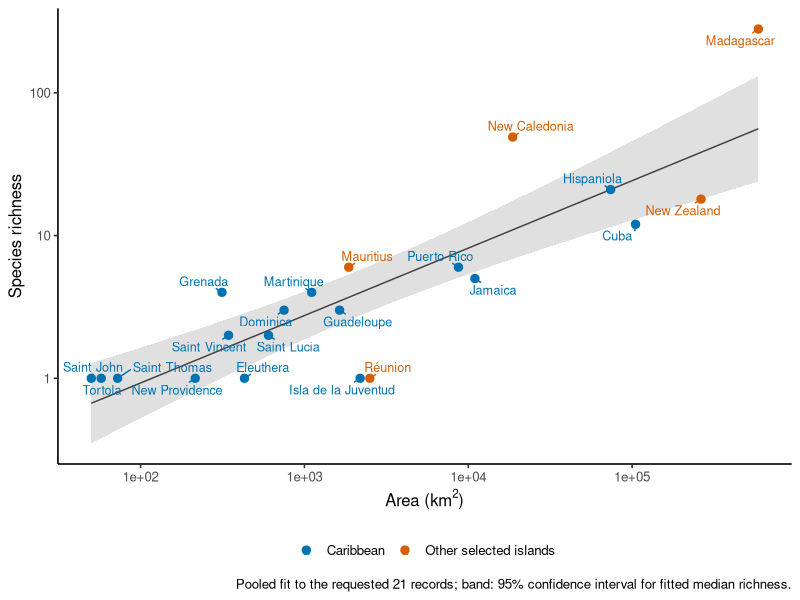
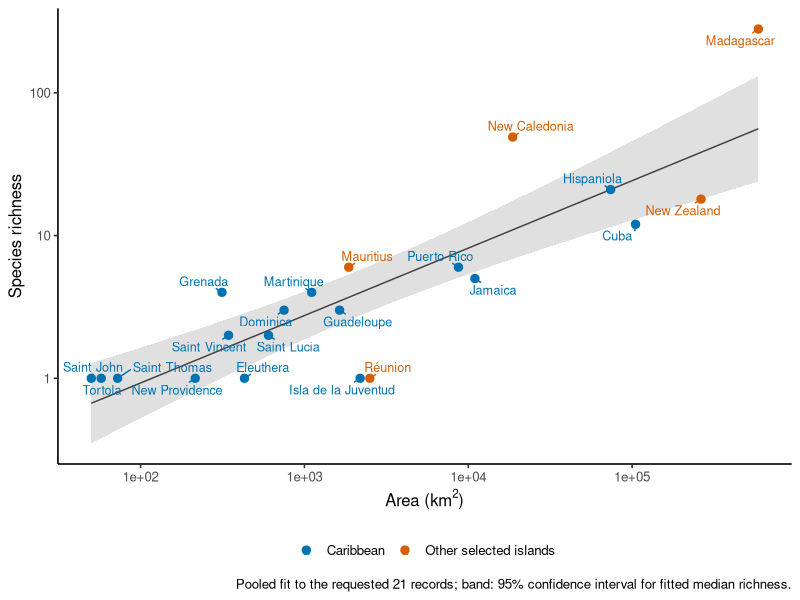

R code for these plots, in order: (Note: this script raises an error after producing the figures.)
# Run from paleo-islands. Requested geographic subset; original workbook unchanged.
library(readxl)
library(ggplot2)
library(ggrepel)
d <- as.data.frame(read_excel('data/richness/island-richness-area.xlsx',sheet='Island richness'))
d <- d[d$region=='Caribbean' | d$island %in% c('Réunion','Mauritius','Madagascar','New Caledonia'),c('island','region','n_sp','area_km2')]
# User-supplied NZ richness; provisional national land area from Australian DFAT.
# https://www.dfat.gov.au/geo/new-zealand/new-zealand-country-brief
# This differs from the Global Islands v3 polygon source used for the other records.
d <- rbind(d,data.frame(island='New Zealand',region='Australasian',n_sp=18,area_km2=263310))
d$group <- factor(ifelse(d$region=='Caribbean','Caribbean','Other selected islands'))
d$x <- log(d$area_km2);d$y <- log(d$n_sp)
out <- 'area-estimation/results/selected-21'
plots.dir <- 'area-estimation/plots/selected-21'
dir.create(out,recursive=TRUE,showWarnings=FALSE)
dir.create(plots.dir,recursive=TRUE,showWarnings=FALSE)
write.csv(d,file.path(out,'input.csv'),row.names=FALSE)
forms <- list(pooled=y~x,group_intercepts=y~x+group,group_slopes=y~x*group)
scores <- data.frame();coefficients <- data.frame()
fits <- list()
for(name in names(forms)) {
 f <- lm(forms[[name]],data=d);fits[[name]] <- f
 pred <- numeric(nrow(d))
 for(i in seq_len(nrow(d))) pred[i] <- predict(lm(forms[[name]],data=d[-i, ]),d[i, ])
 k <- attr(logLik(f),'df')
 scores <- rbind(scores,data.frame(model=name,n=nrow(d),R2=summary(f)$r.squared,
  adjusted_R2=summary(f)$adj.r.squared,AICc=AIC(f)+2*k*(k+1)/(nrow(d)-k-1),LOO_log_RMSE=sqrt(mean((d$y-pred)^2))))
 coefficients <- rbind(coefficients,data.frame(model=name,term=names(coef(f)),estimate=coef(f),confint(f),p=summary(f)$coefficients[,4]))
}
sensitivity <- data.frame()
subsets <- list(all=d,without_Madagascar=d[d$island!='Madagascar', ],Caribbean=d[d$group=='Caribbean', ],other_five=d[d$group!='Caribbean', ])
for(name in names(subsets)) {
 a <- subsets[[name]];f <- lm(y~x,a);ci<-confint(f)
 sensitivity <- rbind(sensitivity,data.frame(subset=name,n=nrow(a),slope=coef(f)[2],lower=ci[2,1],upper=ci[2,2],R2=summary(f)$r.squared,p=summary(f)$coefficients[2,4]))
}
f <- fits$pooled
r <- cor.test(d$area_km2,d$n_sp,method='spearman',exact=FALSE)
write.csv(scores,file.path(out,'models.csv'),row.names=FALSE)
write.csv(coefficients,file.path(out,'coefficients.csv'),row.names=FALSE)
write.csv(sensitivity,file.path(out,'sensitivity.csv'),row.names=FALSE)
capture.output(summary(f),confint(f),r,file=file.path(out,'statistics.txt'))
# Show pooled regression only, with labels for every observation.
grid <- data.frame(x=seq(min(d$x),max(d$x),length.out=200))
ci <- predict(f,grid,interval='confidence')
grid$area<-exp(grid$x);grid$fit<-exp(ci[,1]);grid$lower<-exp(ci[,2]);grid$upper<-exp(ci[,3])
p <- ggplot(d,aes(area_km2,n_sp))+
 geom_ribbon(data=grid,aes(x=area,ymin=lower,ymax=upper),inherit.aes=FALSE,fill='grey88')+
 geom_line(data=grid,aes(area,fit),inherit.aes=FALSE,colour='grey25')+
 geom_point(aes(colour=group),size=2.5)+
 geom_text_repel(aes(label=island,colour=group),seed=27,size=3.2,max.overlaps=Inf,min.segment.length=0)+
 scale_x_log10()+scale_y_log10()+scale_colour_manual(values=c('#0072B2','#D55E00'))+
 theme_classic(base_size=12)+theme(legend.position='bottom')+
 labs(x=expression('Area (km'^2*')'),y='Species richness',colour=NULL,
 caption='Pooled fit to the requested 21 records; band: 95% confidence interval for fitted median richness.')
ggsave(file.path(plots.dir,'regression.png'),p,width=11,height=8,dpi=180)
ggsave(file.path(plots.dir,'regression.pdf'),p,width=11,height=8)
report <- c('# Requested 21-island subset','',
'Included all 16 Caribbean records plus Réunion, Mauritius, Madagascar, New Caledonia and New Zealand. Mauritius retains the workbook value of 6 species. NZ uses the supplied 18 species and 263,310 km2 land area from https://www.dfat.gov.au/geo/new-zealand/new-zealand-country-brief. NZ is a country/island-group observation; area source is not yet harmonized with Global Islands v3. The workbook is unchanged.','',
'Exploratory lognormal regression. AICc comparisons only use models fitted to the same 21 observations. LOO validates islands, not entire geographic regions. The five non-Caribbean observations cover different climates/geological histories and do not define a single homogeneous reference group.','',capture.output(scores),'',capture.output(sensitivity),'',capture.output(r),'',
'A stronger association within this selected subset does not establish that it is the correct calibration for Sunken Islands. Selection and inventory uncertainty are not propagated, and forward association alone does not establish accurate inverse area recovery. No Sunken Islands area estimate was recalculated.')
writeLines(report,'area-estimation/reports/selected-21.md')
print(scores);print(sensitivity);print(r)
